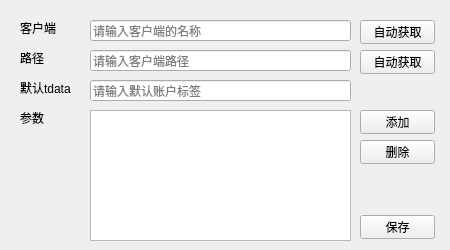
<?xml version="1.0" encoding="UTF-8"?>
<ui version="4.0">
 <class>setting</class>
 <widget class="QMainWindow" name="setting">
  <property name="geometry">
   <rect>
    <x>0</x>
    <y>0</y>
    <width>450</width>
    <height>250</height>
   </rect>
  </property>
  <property name="sizePolicy">
   <sizepolicy hsizetype="Fixed" vsizetype="Fixed">
    <horstretch>0</horstretch>
    <verstretch>0</verstretch>
   </sizepolicy>
  </property>
  <property name="minimumSize">
   <size>
    <width>450</width>
    <height>250</height>
   </size>
  </property>
  <property name="maximumSize">
   <size>
    <width>450</width>
    <height>250</height>
   </size>
  </property>
  <property name="windowTitle">
   <string>设置</string>
  </property>
  <widget class="QWidget" name="centralwidget">
   <property name="enabled">
    <bool>true</bool>
   </property>
   <widget class="QLineEdit" name="clientEdit">
    <property name="geometry">
     <rect>
      <x>90</x>
      <y>20</y>
      <width>261</width>
      <height>21</height>
     </rect>
    </property>
    <property name="toolTip">
     <string>在这里输入你所使用的Telegram客户端名称</string>
    </property>
    <property name="placeholderText">
     <string>请输入客户端的名称</string>
    </property>
    <property name="clearButtonEnabled">
     <bool>false</bool>
    </property>
   </widget>
   <widget class="QLabel" name="client">
    <property name="geometry">
     <rect>
      <x>20</x>
      <y>20</y>
      <width>54</width>
      <height>16</height>
     </rect>
    </property>
    <property name="text">
     <string>客户端</string>
    </property>
   </widget>
   <widget class="QPushButton" name="clientbtn">
    <property name="geometry">
     <rect>
      <x>360</x>
      <y>20</y>
      <width>75</width>
      <height>24</height>
     </rect>
    </property>
    <property name="toolTip">
     <string>自动获取客户端名称</string>
    </property>
    <property name="text">
     <string>自动获取</string>
    </property>
   </widget>
   <widget class="QPushButton" name="pathBtn">
    <property name="geometry">
     <rect>
      <x>360</x>
      <y>50</y>
      <width>75</width>
      <height>24</height>
     </rect>
    </property>
    <property name="toolTip">
     <string>自动获取客户端路径</string>
    </property>
    <property name="text">
     <string>自动获取</string>
    </property>
   </widget>
   <widget class="QLabel" name="path">
    <property name="geometry">
     <rect>
      <x>20</x>
      <y>50</y>
      <width>54</width>
      <height>16</height>
     </rect>
    </property>
    <property name="text">
     <string>路径</string>
    </property>
   </widget>
   <widget class="QLineEdit" name="pathEdit">
    <property name="geometry">
     <rect>
      <x>90</x>
      <y>50</y>
      <width>261</width>
      <height>21</height>
     </rect>
    </property>
    <property name="toolTip">
     <string>在这里输入你所使用的Telegram客户端路径</string>
    </property>
    <property name="placeholderText">
     <string>请输入客户端路径</string>
    </property>
    <property name="clearButtonEnabled">
     <bool>false</bool>
    </property>
   </widget>
   <widget class="QLineEdit" name="defaultTdataEdit">
    <property name="geometry">
     <rect>
      <x>90</x>
      <y>80</y>
      <width>261</width>
      <height>21</height>
     </rect>
    </property>
    <property name="toolTip">
     <string>在这里输入默认登录的账户标签</string>
    </property>
    <property name="placeholderText">
     <string>请输入默认账户标签</string>
    </property>
    <property name="clearButtonEnabled">
     <bool>false</bool>
    </property>
   </widget>
   <widget class="QLabel" name="defaultTdata">
    <property name="geometry">
     <rect>
      <x>20</x>
      <y>80</y>
      <width>54</width>
      <height>16</height>
     </rect>
    </property>
    <property name="text">
     <string>默认tdata</string>
    </property>
   </widget>
   <widget class="QLabel" name="args">
    <property name="geometry">
     <rect>
      <x>20</x>
      <y>110</y>
      <width>54</width>
      <height>16</height>
     </rect>
    </property>
    <property name="text">
     <string>参数</string>
    </property>
   </widget>
   <widget class="QListWidget" name="argsWidget">
    <property name="geometry">
     <rect>
      <x>90</x>
      <y>110</y>
      <width>261</width>
      <height>131</height>
     </rect>
    </property>
    <property name="toolTip">
     <string>在这里添加备用登录的账户标签</string>
    </property>
   </widget>
   <widget class="QPushButton" name="addBtn">
    <property name="geometry">
     <rect>
      <x>360</x>
      <y>110</y>
      <width>75</width>
      <height>24</height>
     </rect>
    </property>
    <property name="toolTip">
     <string>添加参数</string>
    </property>
    <property name="text">
     <string>添加</string>
    </property>
   </widget>
   <widget class="QPushButton" name="delBtn">
    <property name="geometry">
     <rect>
      <x>360</x>
      <y>140</y>
      <width>75</width>
      <height>24</height>
     </rect>
    </property>
    <property name="toolTip">
     <string>删除参数</string>
    </property>
    <property name="text">
     <string>删除</string>
    </property>
   </widget>
   <widget class="QPushButton" name="finishBtn">
    <property name="geometry">
     <rect>
      <x>360</x>
      <y>215</y>
      <width>75</width>
      <height>24</height>
     </rect>
    </property>
    <property name="toolTip">
     <string>保存配置</string>
    </property>
    <property name="text">
     <string>保存</string>
    </property>
   </widget>
  </widget>
 </widget>
 <resources/>
 <connections/>
</ui>
